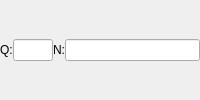
                          <widget class="QWidget" name="tab_mat">
                           <attribute name="title">
                            <string>Matériel</string>
                           </attribute>
                           <layout class="QVBoxLayout" name="verticalLayout_15">
                            <property name="spacing">
                             <number>0</number>
                            </property>
                            <property name="leftMargin">
                             <number>0</number>
                            </property>
                            <property name="topMargin">
                             <number>0</number>
                            </property>
                            <property name="rightMargin">
                             <number>0</number>
                            </property>
                            <property name="bottomMargin">
                             <number>0</number>
                            </property>
                            <item>
                             <layout class="QHBoxLayout" name="horizontalLayout_18">
                              <item>
                               <widget class="QLabel" name="label_25">
                                <property name="text">
                                 <string>Q:</string>
                                </property>
                               </widget>
                              </item>
                              <item>
                               <widget class="QLineEdit" name="qte_mat">
                                <property name="minimumSize">
                                 <size>
                                  <width>40</width>
                                  <height>0</height>
                                 </size>
                                </property>
                                <property name="maximumSize">
                                 <size>
                                  <width>40</width>
                                  <height>16777215</height>
                                 </size>
                                </property>
                               </widget>
                              </item>
                              <item>
                               <widget class="QLabel" name="label_27">
                                <property name="text">
                                 <string>N:</string>
                                </property>
                               </widget>
                              </item>
                              <item>
                               <widget class="QLineEdit" name="editMat"/>
                              </item>
                             </layout>
                            </item>
                           </layout>
                          </widget>
